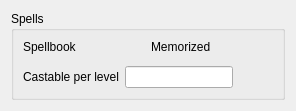
          <widget class="QWidget" name="page_spells">
           <layout class="QVBoxLayout" name="column_spells">
            <item>
             <widget class="QGroupBox" name="box_spells">
              <property name="title">
               <string>Spells</string>
              </property>
              <layout class="QVBoxLayout" name="layout_spells">
               <item>
                <layout class="QHBoxLayout" name="layout_spell_lists">
                 <item>
                  <layout class="QVBoxLayout" name="layout_spellbook">
                   <item>
                    <widget class="QLabel" name="label_spells_known">
                     <property name="text">
                      <string>Spellbook</string>
                     </property>
                    </widget>
                   </item>
                   <item>
                    <widget class="SpellbookEditor" name="field_spells_known" />
                   </item>
                  </layout>
                 </item>
                 <item>
                  <layout class="QVBoxLayout" name="layout_memorised">
                   <item>
                    <widget class="QLabel" name="label_spells_memorised">
                     <property name="text">
                      <string>Memorized</string>
                     </property>
                    </widget>
                   </item>
                   <item>
                    <widget class="MemorisedEditor" name="field_spells_memorised" />
                   </item>
                  </layout>
                 </item>
                </layout>
               </item>
               <item>
                <layout class="QHBoxLayout" name="layout_castable">
                 <item>
                  <widget class="QLabel" name="label_spells_castable">
                   <property name="text">
                    <string>Castable per level</string>
                   </property>
                  </widget>
                 </item>
                 <item>
                  <widget class="QLineEdit" name="field_spells_castable" />
                 </item>
                 <item>
                  <spacer name="castable_spacer">
                   <property name="orientation">
                    <enum>Qt::Horizontal</enum>
                   </property>
                   <property name="sizeHint" stdset="0">
                    <size>
                     <width>40</width>
                     <height>20</height>
                    </size>
                   </property>
                  </spacer>
                 </item>
                </layout>
               </item>
              </layout>
             </widget>
            </item>
           </layout>
          </widget>
